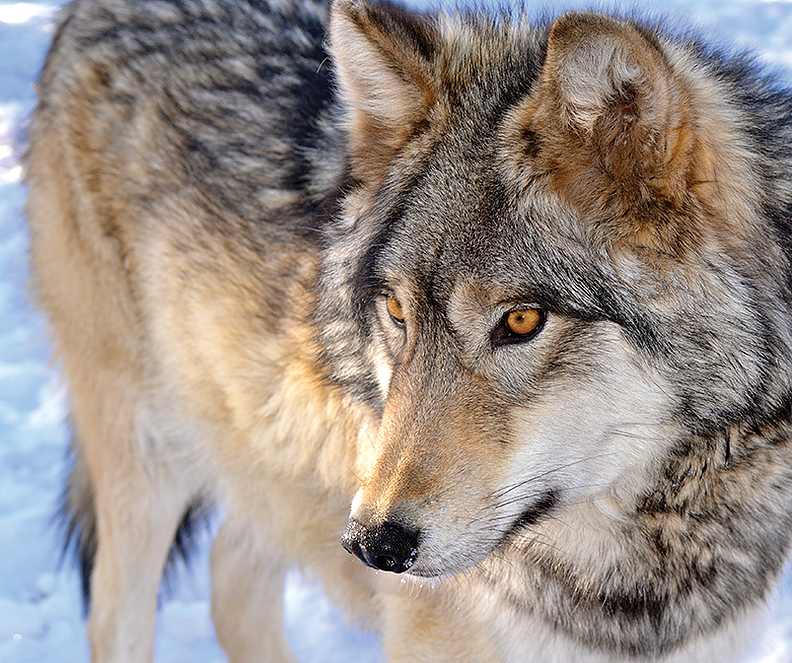
//> input picture wolf.png, 792 x 663 px
$ ./wolf2   (built with g++ and OpenCV 4)
//> lines starting //> are read from the running program, lines starting //| are printed output that depends on the picture
#include <opencv2/opencv.hpp>
#include <iostream>
using namespace std;
using namespace cv;


int main(){
	Mat image;
  	image = imread("wolf.png",CV_LOAD_IMAGE_GRAYSCALE);
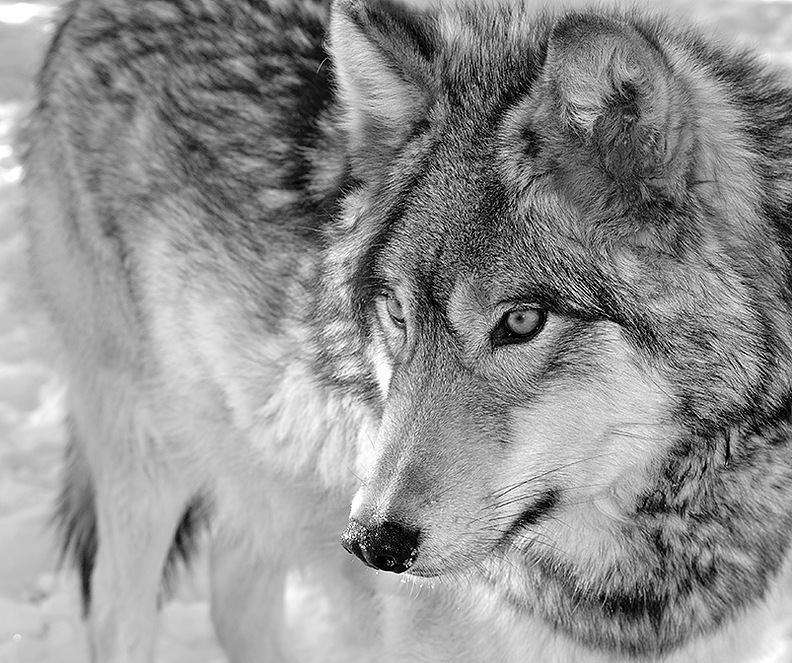
//> image: 663 rows x 792 cols, CV_8UC1; min 0, max 255, mean 145
	if(!image.data)
   		cout << "nao abriu" << endl;
	imshow("janela", image);
  	waitKey();
	for(int i=0;i<image.size().height;i++){
		  for(int j=0;j<image.size().width;j++){
		    	image.at<uchar>(i,j)=255 - image.at<uchar>(i,j);
		  }
	}
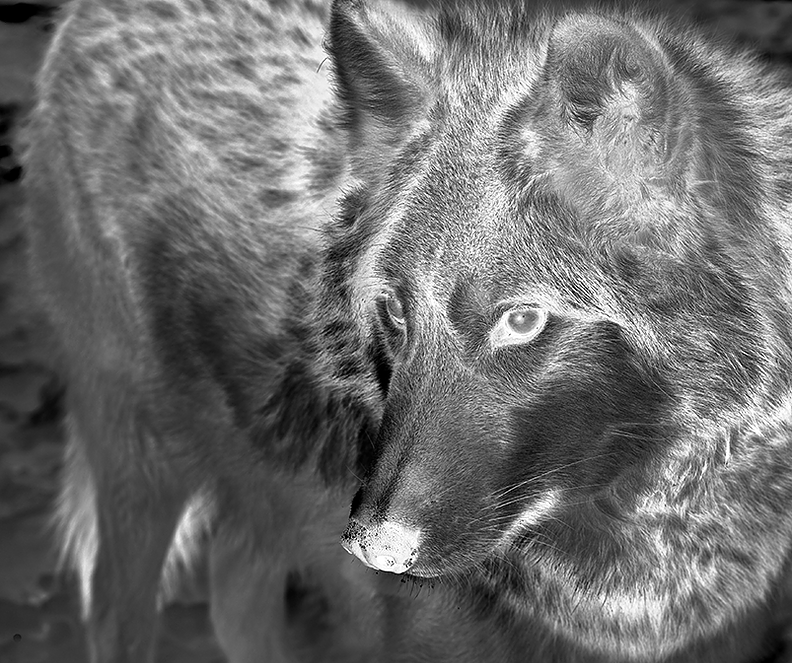
//> image: 663 rows x 792 cols, CV_8UC1; min 0, max 255, mean 110
	imshow("janela", image);
  	waitKey();
//> (the run ends here: the program needs code that is not available in this run, at `image2 = imread("wolf.png",CV_LOAD_IMAGE_GRAYSCALE);`)
